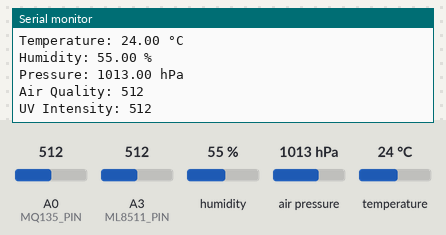
Bench run of a sketch on a simulated Arduino Nano, built with avr-gcc and run on an emulated ATmega328P. Shown: the last lines printed to the serial monitor. Inputs (shaded band) come from the test bench; at power-on: humidity 55 %, A0 (MQ135_PIN) = 512, A3 (ML8511_PIN) = 512, air pressure 1013 hPa, temperature 24 °C.

Above: at 5.8 s.
5.9 s: humidity set to 22 %
11.9 s: A0 (MQ135_PIN) set to 716
At 16.8 s:
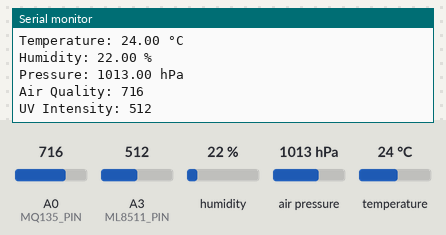
17.9 s: A3 (ML8511_PIN) set to 716
At 20.9 s:
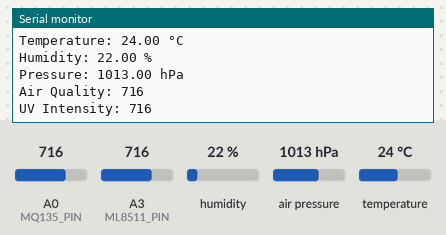
23.9 s: air pressure set to 952 hPa
At 26.2 s:
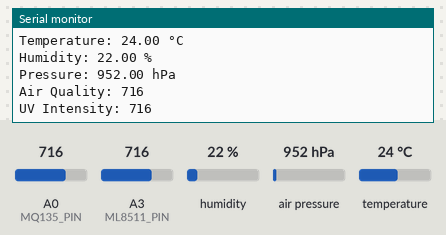
29.9 s: temperature set to 12 °C
35.9 s: A0 (MQ135_PIN) set to 992
At 42.0 s:
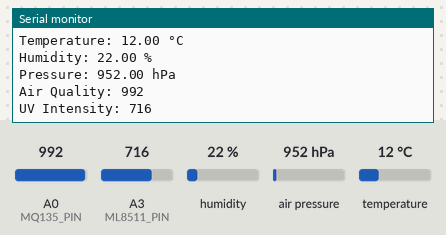
Timing chart, 0 to 42.9 s (numbered marks = the images above; inputs shaded):
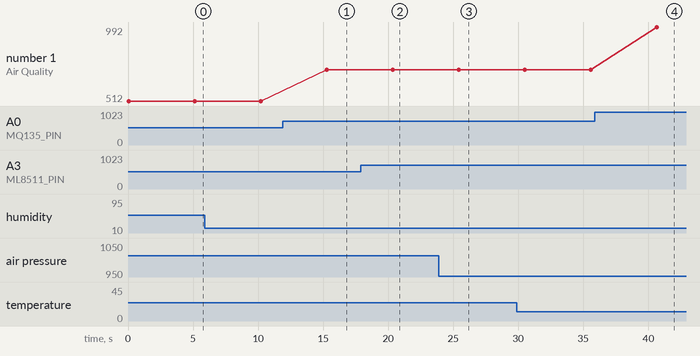

Measured:
- after the input at 11.9 s, the serial monitor: prints a new line after 3.4 s (image 1)
- after the input at 17.9 s, the serial monitor: prints a new line after 2.5 s (image 2)
- after the input at 23.9 s, the serial monitor: prints a new line after 1.5 s (image 3)
- after the input at 35.9 s, the serial monitor: prints a new line after 4.8 s (image 4)
- plotted number 1: 512 → 716 after the input at 11.9 s, 716 → 992 after the input at 35.9 s

The sketch:

Arduino_W_Sensores.ino
```cpp
#include <Wire.h>
#include <Adafruit_Sensor.h>
#include <Adafruit_BME280.h>

// Include libraries for RS485 communication
#include <SoftwareSerial.h>
SoftwareSerial RS485Serial(10, 11); // RX, TX

// Define BME280 sensor pins
#define BME_SDA A4
#define BME_SCL A5
#define BME_CS A6
#define BME_MISO A7

// Initialize BME280 sensor
Adafruit_BME280 bme;

// Define MQ135 sensor pin
#define MQ135_PIN A0

// Define ML8511 sensor pin
#define ML8511_PIN A3

void setup() {
  // Initialize serial communication for debugging
  Serial.begin(9600);

  // Initialize RS485 serial communication
  RS485Serial.begin(9600);

  // Initialize I2C communication for BME280
  Wire.begin();
  bme.begin(BME_CS);

  // Set up ADC for MQ135 sensor
  pinMode(MQ135_PIN, INPUT);

  // Set up ADC for ML8511 sensor
  pinMode(ML8511_PIN, INPUT);
}

void loop() {
  // Read BME280 sensor data
  float temperature = bme.readTemperature();
  float humidity = bme.readHumidity();
  float pressure = bme.readPressure() / 100.0F; // Convert Pa to hPa

  // Read MQ135 sensor data (air quality)
  int airQuality = analogRead(MQ135_PIN);

  // Read ML8511 sensor data (UV intensity)
  int uvIntensity = analogRead(ML8511_PIN);

  // Print sensor data for debugging
  Serial.print("Temperature: ");
  Serial.print(temperature);
  Serial.println(" °C");
  Serial.print("Humidity: ");
  Serial.print(humidity);
  Serial.println(" %");
  Serial.print("Pressure: ");
  Serial.print(pressure);
  Serial.println(" hPa");
  Serial.print("Air Quality: ");
  Serial.println(airQuality);
  Serial.print("UV Intensity: ");
  Serial.println(uvIntensity);

  // Construct data packet for RS485 transmission
  String dataPacket = String(temperature) + "," + String(humidity) + "," + String(pressure) + "," + String(airQuality) + "," + String(uvIntensity);

  // Transmit data packet via RS485
  RS485Serial.println(dataPacket);

  delay(5000); // Adjust delay as needed for your application
}
```
